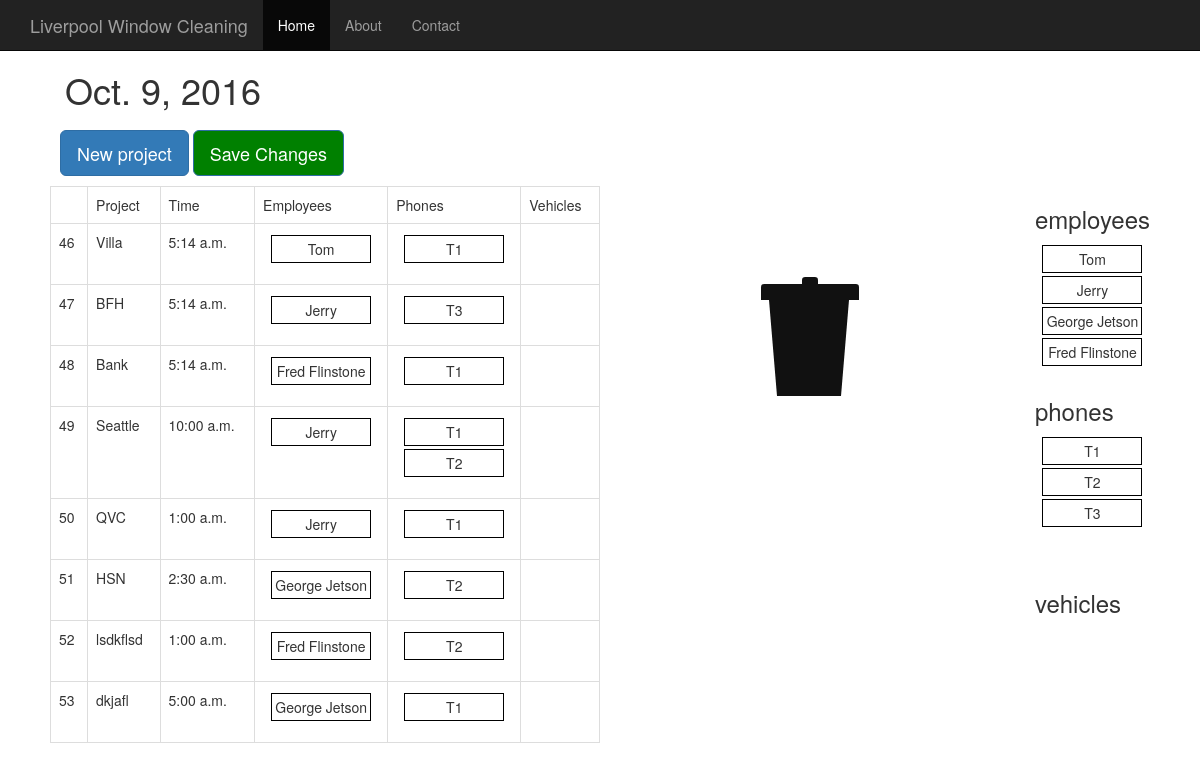
/, run on an earlier commit of the app's database.
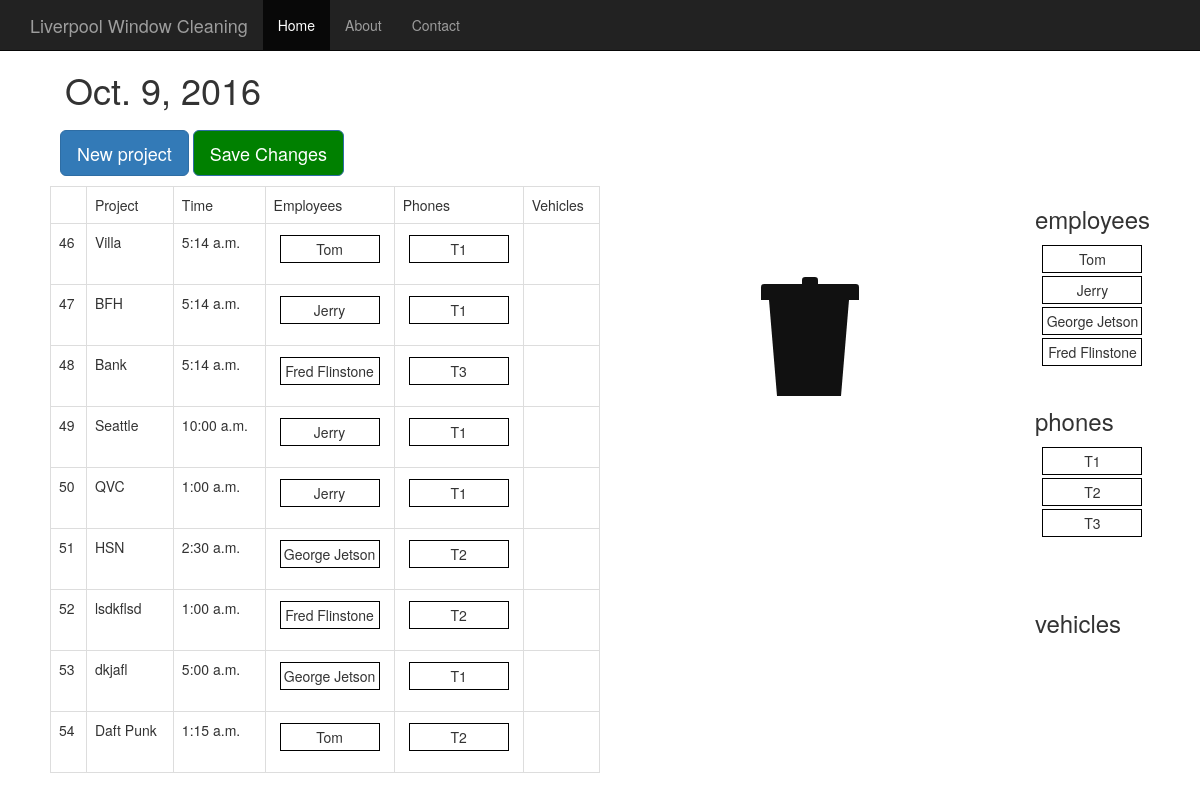
And on a later commit of the database.
### daily/models.py (models this page shows, shortened)
class Project(models.Model):
  name = models.CharField(max_length=200)
  date = models.DateField('Date', default=timezone.now().date())
  time = models.TimeField('Time', default=timezone.now().time())
  employee = models.ManyToManyField(Employee)
  phone = models.ManyToManyField(Phone)
  vehicle = models.ManyToManyField(Vehicle)

class Employee(models.Model):
  name = models.CharField(max_length=100)
  category = models.ManyToManyField(Category)

class Phone(models.Model):
  number = models.CharField(max_length=10)

### daily/views.py (the view)
# urls.py: url(r'^$', views.index, name='index'),
def index(request):
  today = timezone.now().date()
  todays_schedule = Project.objects.all()
  employees = Employee.objects.all()
  phones = Phone.objects.all()
  vehicles = Vehicle.objects.all()
  date = datetime.date(int(today.year), int(today.month), int(today.day))
  context = {'date': date, 'schedule': todays_schedule, 'date': today,
      'emp_names': employees, 'phones': phones, 'vehicles': vehicles}
  return render(request, 'daily/daily.html/', context)

### daily/templates/daily/daily.html (shortened to what this page needs)
<!DOCTYPE html>
{% load static %}
<html lang="en"><head><meta http-equiv="Content-Type" content="text/html; charset=UTF-8">
    <head>
      <link rel="stylesheet" type="text/css" href= "{% static 'daily/bootstrap.min.css' %}"/>
      <link rel="stylesheet" type="text/css" href= "{% static 'daily/daily.css' %}"/>
      <link rel="stylesheet" type="text/css" href= "{% static 'daily/trash.css' %}"/>
    <link href="{% static 'daily/ie10-viewport-bug-workaround.css' %}" rel="stylesheet">
      <link rel="stylesheet" type="text/css" href= "{% static 'daily/jquery.timepicker.css' %}"/>
    </head>
    <body>
      <nav class="navbar navbar-inverse navbar-fixed-top">
      <div class="container">
        <div class="navbar-header">
          <a class="navbar-brand" href="#">Liverpool Window Cleaning</a>
        </div>
        <div id="navbar" class="collapse navbar-collapse">
          <ul class="nav navbar-nav">
            <li class="active"><a href="#">Home</a></li>
            <li><a href="#about">About</a></li>
            <li><a href="#contact">Contact</a></li>
          </ul>
        </div>
      </div>
      </nav>
      <div class="container">
      <div class="starter-template">
        <h1>{{ date }}</h1>
      </div>
    </div>
      <div id="daily-view">
        <div id="form-fields">
          <button type="button" class="btn btn-primary btn-lg" id="new-proj-button" onclick="addProject()">New project</button>
             <button type="button" class="btn btn-primary btn-lg"
              id="save-button" onclick="updateSchedule()">Save Changes</button>
        </div>
        <div class="h-box">
        <table class="table table-bordered" id="daily-table">
          <tbody>
            <tr>
              <td>  </td>
              <td>Project</td>
              <td>Time</td>
              <td>Employees</td>
              <td>Phones</td>
              <td>Vehicles</td>
            </tr>
            {% for project in schedule.all %}
            <tr class ="project">
              <td>{{ project.id }}</td>
              <td>{{ project.name }}</td>
              <td>{{project.time|time:"g:i a"}}</td>
              <td>
                <ol class='sortable_with_drop employee_list'>
                  {% for emp in project.employee.all %}
                  <li class="flex-li employee">{{ emp.name }}</li>
                  {% endfor %}
                </ol>
              </td>
              <td>
                <ol class='sortable_with_drop phone_list'>
                  {% for tel in project.phone.all %}
                  <li class="flex-li telephone">{{ tel.number }}</li>
                  {% endfor %}
                </ol>
              </td>
              <td>
                <ol class='sortable_with_drop vehicle_list'>
                </ol>
              </td>
              {% endfor %}
            </tbody>
          </table>
          <ol class='trash employee_trash'>
            <li>
                <div class="lid"></div>
                <div class="lidcap"></div>
                <div class="bin"></div>
              </li>
            </ol>
          <div class="v-box">
            <h3>employees</h3>
            <ol class='sortable_with_no_drop' id="emps-source">
              {% for emp in emp_names.all %}
              <li class="flex-li employee">{{ emp.name }}</li>
              {% endfor %}
            </ol>
            <h3>phones</h3>
            <ol class='sortable_with_no_drop' id="phones-source">
              {% for phone in phones.all %}
              <li class="flex-li telephone">{{ phone.number }}</li>
              {% endfor %}
            </ol>
            <h3>vehicles</h3>
            <ol class='sortable_with_no_drop' id="vehicles-source">
            </ol>
          </div>
        </div>
      </div>
    </body>

### daily/static/daily/daily.css (style rules this page uses)
.flex-li { border: 1px solid black; margin: 3px auto; padding: 3px; width: 100px; text-align: center; }
.h-box { padding: 0; margin: 0; list-style: none; display: -webkit-box; display: -moz-box; display: -ms-flexbox; display: -webkit-flex; display: flex; flex-direction: row; justify-content: space-around; }
.v-box { padding: 0; margin: 0; list-style: none; display: -webkit-box; display: -moz-box; display: -ms-flexbox; display: -webkit-flex; display: flex; flex-direction: column; justify-content: space-around; }
#form-fields { padding: 10px; }
#save-button { //display: none; background: green; }
#daily-table { width: 50%; }
ol { display: inline-block; -webkit-padding-start: 0px; list-style-type: none; height: 100%; width: 100%; min-height: 30px; }
ol li { float: center; }
body { padding: 50px; margin: auto; }

### daily/static/daily/trash.css (style rules this page uses)
.trash { background: #ffffff; position: relative; width: 160px; height: 160px; margin: 50px auto 0; border-radius: 4px; transition: box-shadow .2s ease; }
.lidcap, .lid, .bin { position: absolute; }
.lidcap, .lid { border-top-left-radius: 3.2px; border-top-right-radius: 3.2px; background: #111; transition: transform .2s linear, margin .2s linear; }
.lidcap { bottom: 110.4px; left: 65px; height: 8px; width: 16px; }
.lid { bottom: 96px; left: 24px; width: 98px; height: 16px; }
.bin { bottom: 0; left: 32px; width: 80px; border-top: 96px solid #111; border-left: 8px solid transparent; border-right: 8px solid transparent; }

What changed in the data, as far as the page shows it:
changed Project "BFH": gains Phone (number "T1"); loses Phone (number "T3")
changed Project "Bank": gains Phone (number "T3"); loses Phone (number "T1")
changed Project "Seattle": loses Phone (number "T2")
added Project: id "54", name "Daft Punk", time "1:15 a.m.", Employee (name "Tom"), Phone (number "T2")
